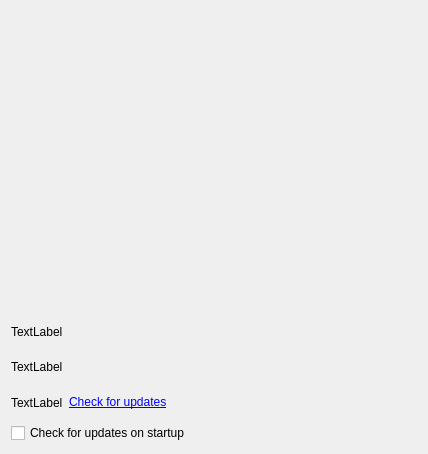
<?xml version="1.0" encoding="UTF-8"?>
<ui version="4.0">
 <class>MainDialog</class>
 <widget class="QDialog" name="MainDialog">
  <property name="geometry">
   <rect>
    <x>0</x>
    <y>0</y>
    <width>428</width>
    <height>454</height>
   </rect>
  </property>
  <property name="minimumSize">
   <size>
    <width>0</width>
    <height>0</height>
   </size>
  </property>
  <property name="windowTitle">
   <string>KytyPS5-Scraids Launcher</string>
  </property>
  <property name="locale">
   <locale language="English" country="UnitedStates"/>
  </property>
  <layout class="QGridLayout" name="gridLayout">
   <item row="0" column="0">
    <layout class="QVBoxLayout" name="verticalLayout_5">
     <item>
      <layout class="QHBoxLayout" name="horizontalLayout_3">
       <item>
        <layout class="QVBoxLayout" name="verticalLayout_3">
         <item>
          <widget class="ConfigurationListWidget" name="widget" native="true">
           <property name="sizePolicy">
            <sizepolicy hsizetype="MinimumExpanding" vsizetype="Preferred">
             <horstretch>0</horstretch>
             <verstretch>0</verstretch>
            </sizepolicy>
           </property>
           <property name="minimumSize">
            <size>
             <width>400</width>
             <height>300</height>
            </size>
           </property>
          </widget>
         </item>
        </layout>
       </item>
      </layout>
     </item>
     <item>
      <layout class="QVBoxLayout" name="verticalLayout_4">
       <item>
        <widget class="QLabel" name="label_settings_file">
         <property name="text">
          <string>TextLabel</string>
         </property>
        </widget>
       </item>
       <item>
        <widget class="QLabel" name="label_Interpreter">
         <property name="frameShape">
          <enum>QFrame::NoFrame</enum>
         </property>
         <property name="frameShadow">
          <enum>QFrame::Sunken</enum>
         </property>
         <property name="text">
          <string>TextLabel</string>
         </property>
        </widget>
       </item>
       <item>
        <layout class="QHBoxLayout" name="versionLayout">
         <item>
          <widget class="QLabel" name="label_Version">
           <property name="text">
            <string>TextLabel</string>
           </property>
          </widget>
         </item>
         <item>
          <widget class="QLabel" name="check_updates_link">
           <property name="text">
            <string>&lt;a href=&quot;check&quot;&gt;Check for updates&lt;/a&gt;</string>
           </property>
           <property name="textFormat">
            <enum>Qt::RichText</enum>
           </property>
          </widget>
         </item>
         <item>
          <spacer name="versionSpacer">
           <property name="orientation">
            <enum>Qt::Horizontal</enum>
           </property>
           <property name="sizeHint" stdset="0">
            <size>
             <width>40</width>
             <height>20</height>
            </size>
           </property>
          </spacer>
         </item>
        </layout>
       </item>
       <item>
        <widget class="QCheckBox" name="check_updates_on_startup">
         <property name="text">
          <string>Check for updates on startup</string>
         </property>
        </widget>
       </item>
      </layout>
     </item>
    </layout>
   </item>
  </layout>
 </widget>
 <layoutdefault spacing="6" margin="11"/>
 <customwidgets>
  <customwidget>
   <class>ConfigurationListWidget</class>
   <extends>QWidget</extends>
   <header>configurationListWidget.h</header>
   <container>1</container>
  </customwidget>
 </customwidgets>
 <resources/>
 <connections/>
 <buttongroups>
  <buttongroup name="buttonGroup_Console"/>
 </buttongroups>
</ui>
